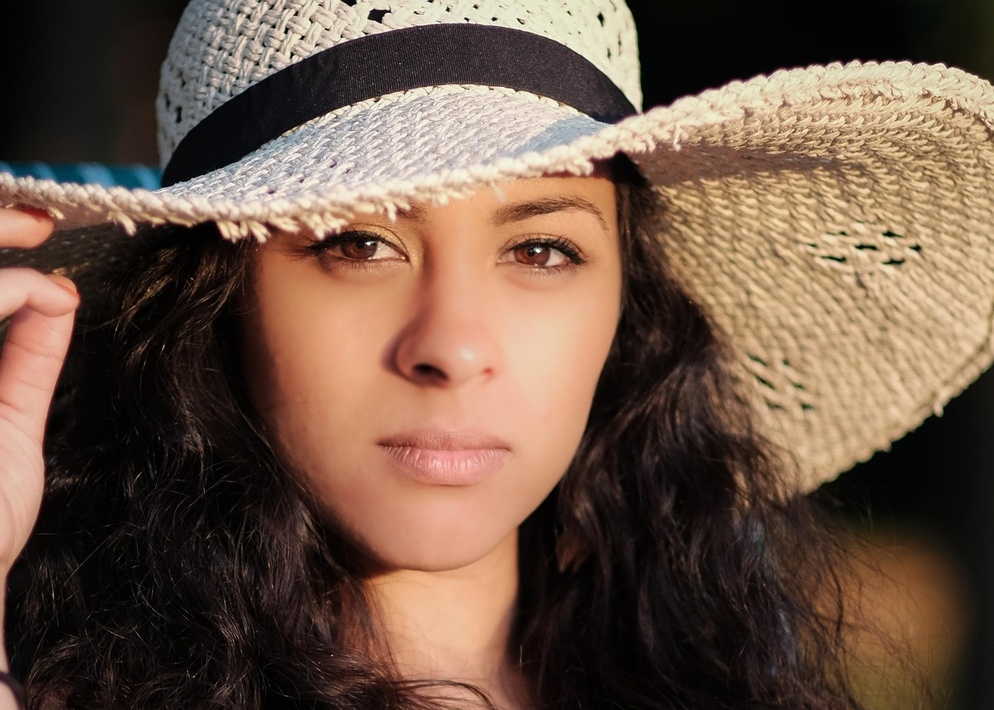
#> input picture images/woman.jpg, 994 x 710 px, shrunk from 1280 x 915 before the run
$ python grayscale_image.py
#> lines starting #> are read from the running program, lines starting #| are printed output that depends on the picture
import cv2

# Load the image
img = cv2.imread("images/woman.jpg")
#> img is the input picture: shape (710, 994, 3); mean B, G, R 70.8, 86.1, 109.6

# Convert to grayscale
gray = cv2.cvtColor(img, cv2.COLOR_BGR2GRAY)
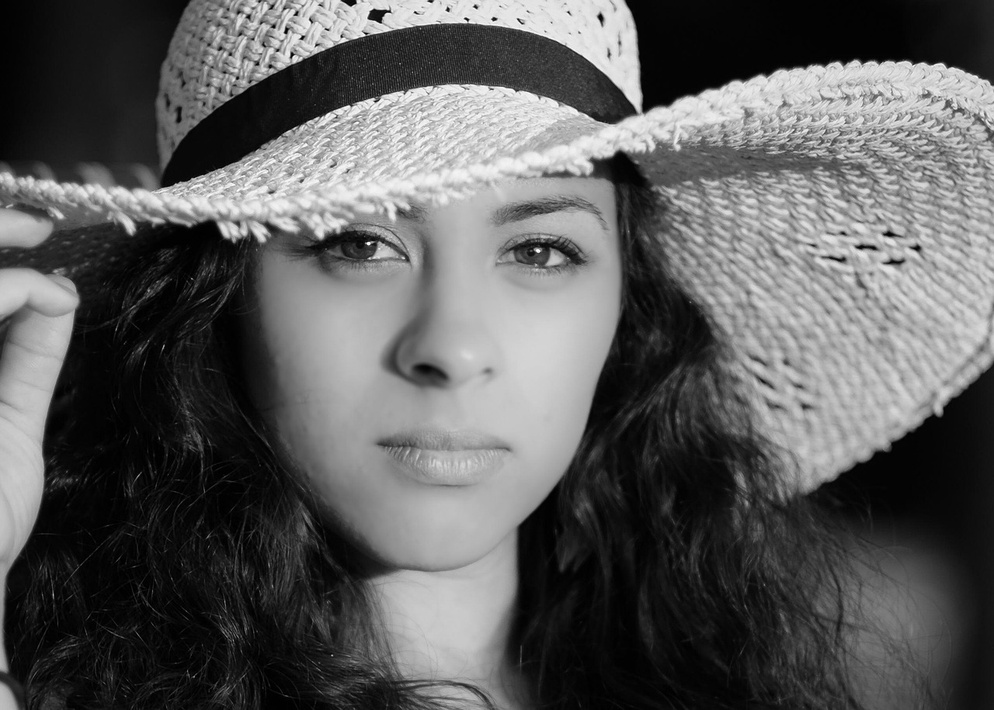
#> gray: shape (710, 994); min 0, max 255, mean 91.4

# Blur the grayscale image
blur = cv2.GaussianBlur(gray, (7, 7), 0)

# Display the images
cv2.imshow("Original", img)
cv2.imshow("Grayscale", gray)
cv2.imshow("Blurred", blur)

cv2.waitKey(0)
cv2.destroyAllWindows()

$ run again, with images/butterfly.jpg copied over images/woman.jpg
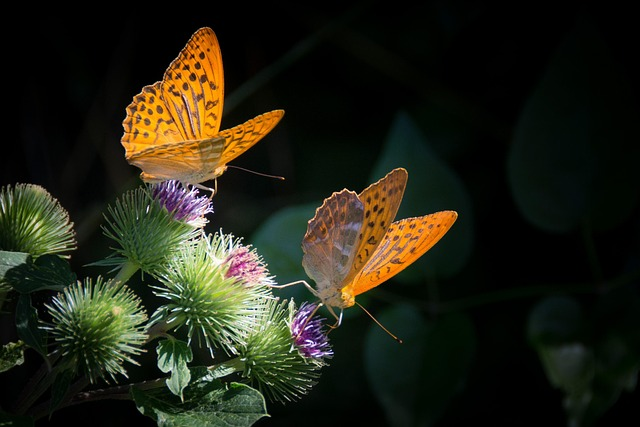
#> input picture images/butterfly.jpg, 640 x 427 px
#> img is the input picture: shape (427, 640, 3); mean B, G, R 21.5, 35.7, 35.2
#> `gray = cv2.cvtColor(img, cv2.COLOR_BGR2GRAY)`:
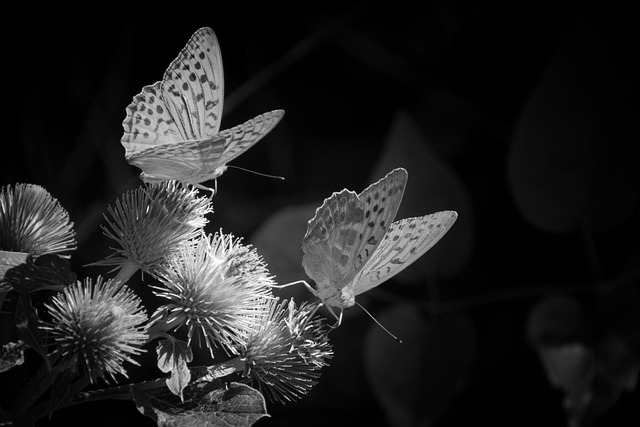
#> gray: shape (427, 640); min 0, max 255, mean 33.9
#> `blur = cv2.GaussianBlur(gray, (7, 7), 0)`:
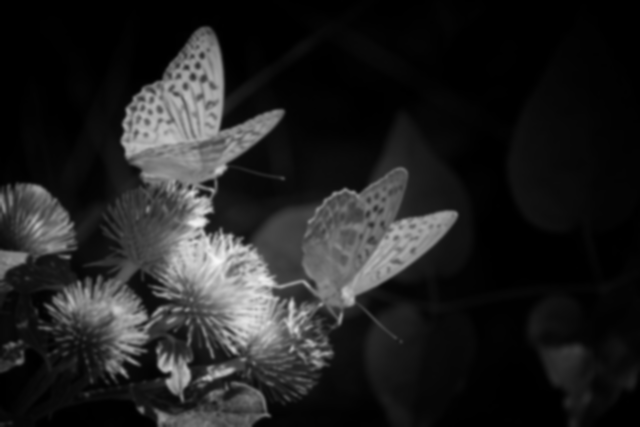
#> blur: shape (427, 640); min 0, max 248, mean 33.9
